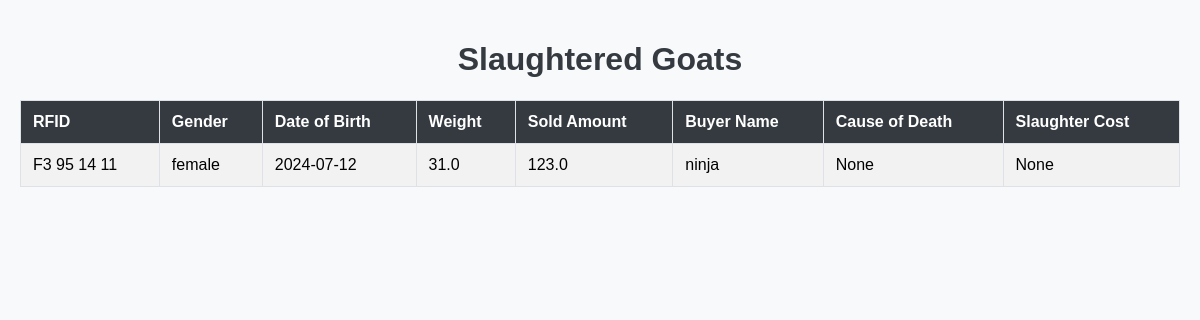
The page /slaughtered_goats on the database its author committed.
### tables this page shows
CREATE TABLE slaughter (
            id INTEGER PRIMARY KEY AUTOINCREMENT,
            rfid TEXT NOT NULL,
            gender TEXT NOT NULL,
            dob DATE NOT NULL,
            weight REAL NOT NULL,
            sold_amt REAL,
            buyer_name TEXT,
            cause_of_death TEXT,
            slaughter_cost REAL
        );

### app.py (the view)
@app.route('/slaughtered_goats')
def slaughtered_goats():
    conn = sqlite3.connect('database.db')
    cursor = conn.cursor()
    cursor.execute('SELECT rfid, gender, dob, weight, sold_amt, buyer_name, cause_of_death, slaughter_cost FROM slaughter')
    slaughtered_goats = cursor.fetchall()
    conn.close()
    return render_template('slaughtered_goats.html', slaughtered_goats=slaughtered_goats)

### templates/slaughtered_goats.html (shortened to what this page needs)
<!DOCTYPE html>
<html lang="en">
<head>
</head>
<body>
    <h1>Slaughtered Goats</h1>
    <table>
        <tr>
            <th>RFID</th>
            <th>Gender</th>
            <th>Date of Birth</th>
            <th>Weight</th>
            <th>Sold Amount</th>
            <th>Buyer Name</th>
            <th>Cause of Death</th>
            <th>Slaughter Cost</th>
        </tr>
        {% for goat in slaughtered_goats %}
        <tr>
            <td>{{ goat[0] }}</td>
            <td>{{ goat[1] }}</td>
            <td>{{ goat[2] }}</td>
            <td>{{ goat[3] }}</td>
            <td>{{ goat[4] }}</td>
            <td>{{ goat[5] }}</td>
            <td>{{ goat[6] }}</td>
            <td>{{ goat[7] }}</td>
        </tr>
        {% endfor %}
    </table>
</body>
</html>

### templates/slaughtered_goats.html (style rules this page uses)
body { font-family: Arial, sans-serif; background-color: #f8f9fa; margin: 0; padding: 20px; }
h1 { color: #343a40; text-align: center; }
table { width: 100%; border-collapse: collapse; margin: 20px 0; }
th, td { border: 1px solid #dee2e6; padding: 12px; text-align: left; }
th { background-color: #343a40; color: white; }
tr:nth-child(even) { background-color: #f2f2f2; }

### rows shown on the page
slaughter: rfid "F3 95 14 11", gender "female", dob "2024-07-12", weight "31.0", sold_amt "123.0", buyer_name "ninja", goat "None"
